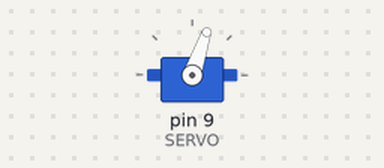
A sketch run on a simulated Arduino Uno, built with avr-gcc and run on an emulated ATmega328P. On the bench: servo.

Above: at 0.05 s.
At 1.0 s:
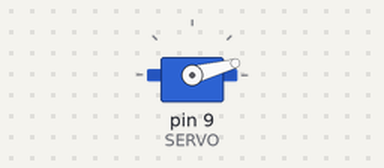
At 1.95 s:
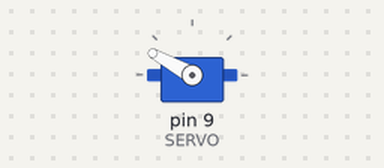
At 4.5 s:
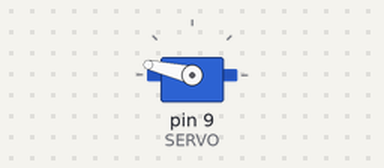
Timing chart, 0 to 5.9 s (numbered marks = the images above):
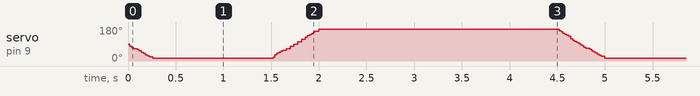

The sketch:

Programa1.ino
```cpp
 #include <VarSpeedServo.h>

const int SERVO = 9;

VarSpeedServo servo;

void setup() {
    servo.attach(SERVO, 0, 150);
    servo.slowmove(167, 200);
}

void loop() {
    ///////////////////////////////////
    // servo.slowmove(angle, velocity);
    // delay(milliseconds);
    ///////////////////////////////////
    servo.slowmove(15, 200);
    delay(1500);
    servo.slowmove(167, 200);
    delay(3000);
}
```
